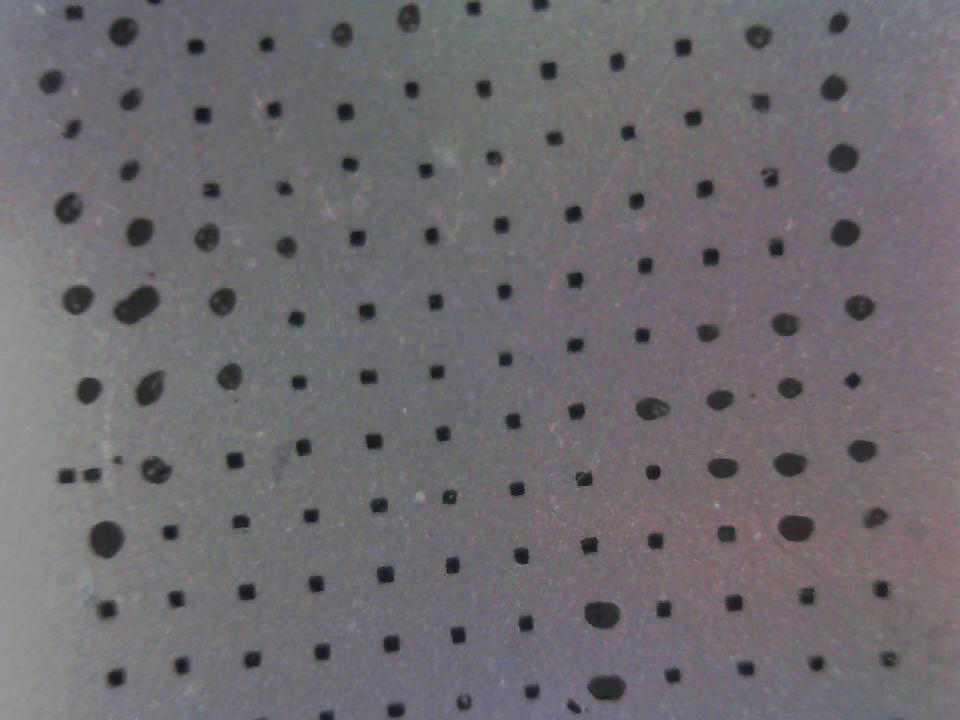
#> input picture frame 4 of Bnz/matlab/track_markers/video.avi, 960 x 720 px, given in place of the camera
$ python optical_flow.py
#> lines starting #> are read from the running program, lines starting #| are printed output that depends on the picture
#!/usr/local/bin/python
# encoding: utf-8
# File Name: optical_flow.py
# Author: Shaoxiong (Shawn) Wang
# Create Time: 2017/11/15 16:24
# TODO:
#    Add annotation

import cv2
import numpy as np
import numpy.matlib
import time

# cap = cv2.VideoCapture("../data/CD0011-a3.mp4") # choose to read from video or camera
cap = cv2.VideoCapture(0)
fourcc = cv2.VideoWriter_fourcc('M','J','P','G')
col = 320
row = 240
out = cv2.VideoWriter('flow.avi',fourcc, 8.0, (col*1,row*2)) # The fps depends on CPU


x0 = np.matlib.repmat(np.arange(row), col, 1).T
y0 = np.matlib.repmat(np.arange(col), row, 1)

x = np.zeros_like(x0).astype(int)
y = np.zeros_like(y0).astype(int)

def add_flow(x, y, flow):
    dx = np.round_(x + x0).astype(int)
    dy = np.round_(y + y0).astype(int)
    dx[dx>=row] = row - 1
    dx[dx<0] = 0
    dy[dy>=col] = col - 1
    dy[dy<0] = 0
    ds = np.reshape(flow[np.reshape(dx, -1), np.reshape(dy, -1)], (row, col, -1))
    nx = x + ds[:, :, 0]
    ny = y + ds[:, :, 1]
    return nx, ny

def flow2color(flow, K=15):
    mag, ang = cv2.cartToPolar(-flow[...,1], flow[...,0])
    hsv[...,0] = ang*180/np.pi/2
    mag = mag.astype(float) * K * 960 / col

    mag[mag>255] = 255
    hsv[...,0] = ang*180/np.pi/2
    hsv[...,2] = mag
    bgr = cv2.cvtColor(hsv,cv2.COLOR_HSV2BGR)

    return bgr

time.sleep(1)
ret, frame1 = cap.read()
#> frame1 is the input picture: shape (720, 960, 3); mean B, G, R 111.6, 107, 110.2
frame1 = cv2.resize(frame1, (col, row))
#> frame1: shape (240, 320, 3)
prvs = cv2.cvtColor(frame1,cv2.COLOR_BGR2GRAY)
f0 = cv2.cvtColor(frame1,cv2.COLOR_BGR2GRAY)
hsv = np.zeros_like(frame1)
hsv[...,1] = 255
flow_sum = np.zeros((row, col, 2))
count = 0

reset_threshold_error = 0.3
reset_threshold_mean = 2


def draw(img, flow, scale=5.0):
    for i in range(20, row, 15):
        for j in range(20, col, 15):
            d = (flow[i, j] * scale).astype(int)
            cv2.arrowedLine(img, (j, i), (j+d[0], i+d[1]), (0, 255, 255))


while(1):
    count += 1
    try:
        ret, frame2 = cap.read()
        frame2 = cv2.resize(frame2, (col, row))
#> frame2: shape (240, 320, 3)
        next = cv2.cvtColor(frame2,cv2.COLOR_BGR2GRAY)
    except:
        break

    flow = cv2.calcOpticalFlowFarneback(f0,next, None, 0.5, 3, int(180 * col / 960), 5, 5, 1.2, 0)
    bgr0 = flow2color(flow)
#> in flow2color, `mag, ang = cv2.cartToPolar(-flow[...,1], flow[...,0])`:
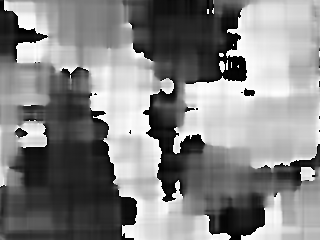
#> ang: shape (240, 320) float32; min 0.000101, max 6.28, mean 3.26; drawn with min black and max white
#> in flow2color, `hsv[...,0] = ang*180/np.pi/2`:
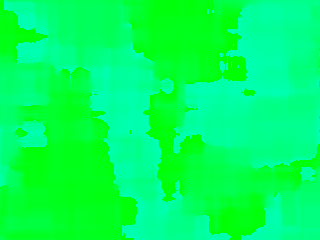
#> hsv: shape (240, 320, 3); mean of channels 0, 1, 2 93, 255, 0; drawn as B, G, R

    flow_2 = cv2.calcOpticalFlowFarneback(prvs,next, None, 0.5, 3, int(180 * col / 960), 5, 5, 1.2, 0)
    bgr2 = flow2color(flow_2, K=100)

    nx, ny = add_flow(x, y, flow_2)
#> in add_flow, `dx = np.round_(x + x0).astype(int)`:
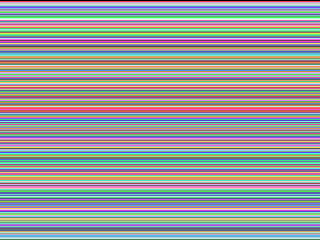
#> dx: shape (240, 320) int64; 240 distinct labels, from 0 to 239; one colour per label, 0 black
#> in add_flow, `dy = np.round_(y + y0).astype(int)`:
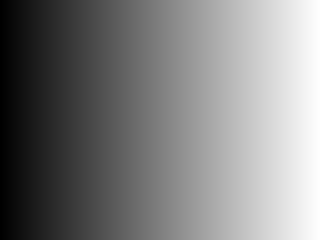
#> dy: shape (240, 320) int64; min 0, max 319, mean 159.5; drawn with min black and max white
#> in add_flow, `nx = x + ds[:, :, 0]`:
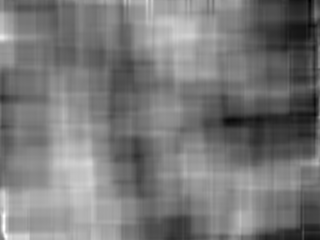
#> nx: shape (240, 320) float64; min -0.043, max 0.0454, mean -0.0012; drawn with min black and max white
#> in add_flow, `ny = y + ds[:, :, 1]`:
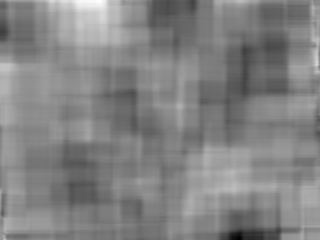
#> ny: shape (240, 320) float64; min -0.0679, max 0.0552, mean -0.00464; drawn with min black and max white
#> x: shape (240, 320) int64; every value is 0
    nx = nx
    ny = ny
    error = (np.mean(np.abs(nx - flow[:,:,0])) + np.mean(np.abs(ny - flow[:,:,1]))) / 2.0
#> error = 0
    mean = (np.mean(np.abs(flow[:,:,0])) + np.mean(np.abs(flow[:,:,1]))) / 2.0
#> mean = 0.0102

    if error < reset_threshold_error or mean < reset_threshold_mean:
        x = flow[:,:,0]
        y = flow[:,:,1]
    else:
        x, y = nx, ny

    # x, y = add_flow(x, y, flow_2)
    flow_sum[:,:,0] = x
    flow_sum[:,:,1] = y
    bgr  = flow2color(flow_sum)


    frame3 = np.copy(frame2)
    frame4 = np.copy(frame2)
    draw(frame2, flow_2, 10)
    draw(frame3, flow_sum, 5)
    draw(frame4, flow, 5)

    # bgr = np.vstack([np.hstack([frame2, frame4, frame3]), np.hstack([bgr2, bgr0, bgr])])
    bgr = np.vstack([np.hstack([frame3]), np.hstack([bgr])])
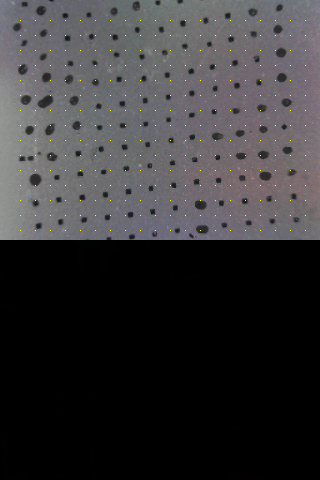
#> bgr: shape (480, 320, 3); mean B, G, R 55.7, 53.8, 55.3
    cv2.imshow('frame2',bgr)

    k = cv2.waitKey(30) & 0xff
#> (key Esc is pressed here)
    out.write(bgr)
    if k == 27:
        break
    elif k == ord('s'):
        cv2.imwrite('opticalfb.png',frame2)
        cv2.imwrite('opticalhsv.png',bgr)
    prvs = next

cap.release()
cv2.destroyAllWindows()

$ run again, starting later in the video
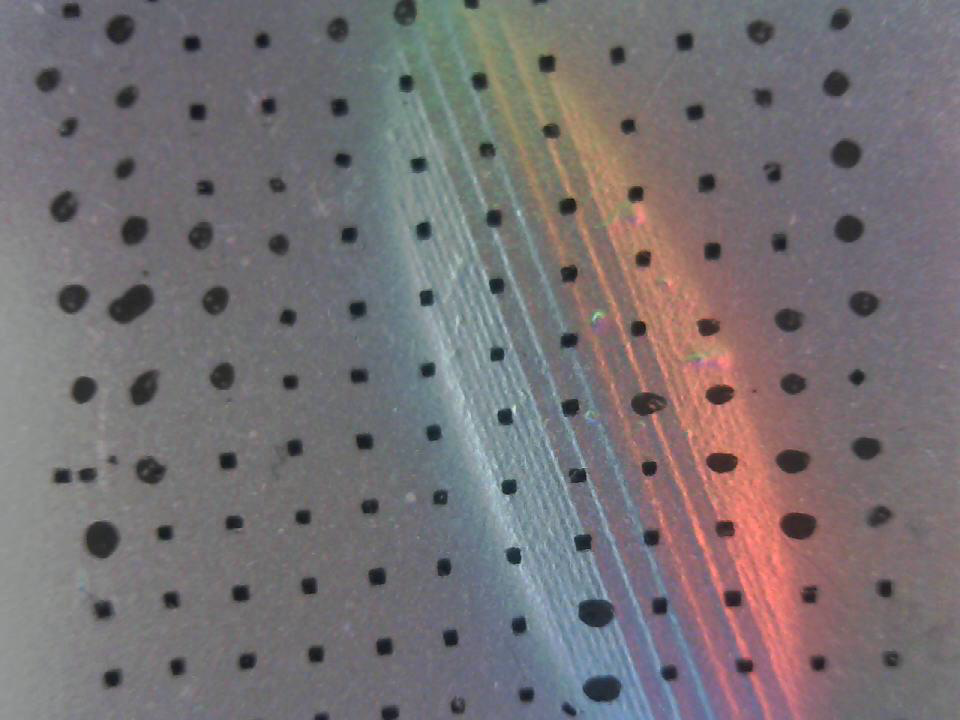
#> input picture frame 21 of Bnz/matlab/track_markers/video.avi, 960 x 720 px, given in place of the camera
#> frame1 is the input picture: shape (720, 960, 3); mean B, G, R 116.1, 113.1, 118.6
#> frame1: shape (240, 320, 3)
#> frame2: shape (240, 320, 3)
#> dx: shape (240, 320) int64; 240 distinct labels, from 0 to 239
#> in add_flow, `ny = y + ds[:, :, 1]`:
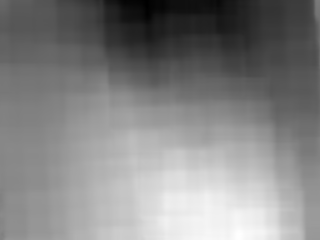
#> ny: shape (240, 320) float64; min -0.65, max 0.618, mean 0.00654; drawn with min black and max white
#> error = 0
#> mean = 0.352
#> `bgr = np.vstack([np.hstack([frame3]), np.hstack([bgr])])`:
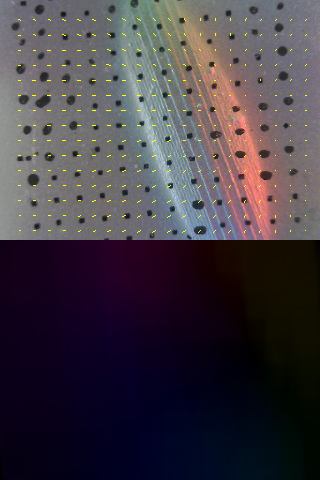
#> bgr: shape (480, 320, 3); mean B, G, R 68.5, 59.7, 67

$ run again, starting later in the video
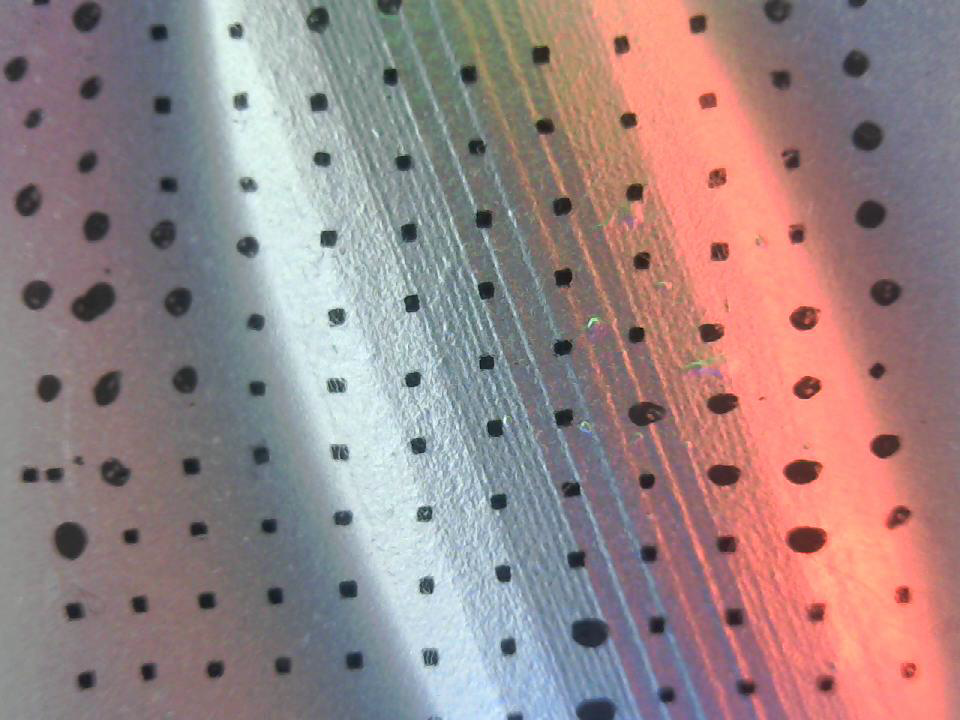
#> input picture frame 38 of Bnz/matlab/track_markers/video.avi, 960 x 720 px, given in place of the camera
#> frame1 is the input picture: shape (720, 960, 3); mean B, G, R 134.1, 133.5, 153.7
#> frame1: shape (240, 320, 3)
#> frame2: shape (240, 320, 3)
#> dx: shape (240, 320) int64; 240 distinct labels, from 0 to 239
#> in add_flow, `ny = y + ds[:, :, 1]`:
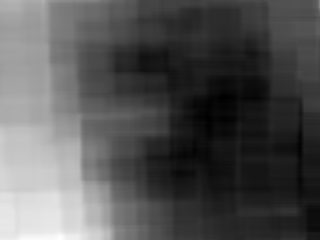
#> ny: shape (240, 320) float64; min -0.413, max 0.11, mean -0.24; drawn with min black and max white
#> error = 0
#> mean = 0.3
#> `bgr = np.vstack([np.hstack([frame3]), np.hstack([bgr])])`:
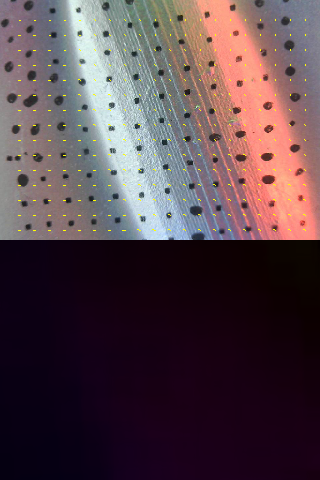
#> bgr: shape (480, 320, 3); mean B, G, R 74.6, 67.6, 86.6
